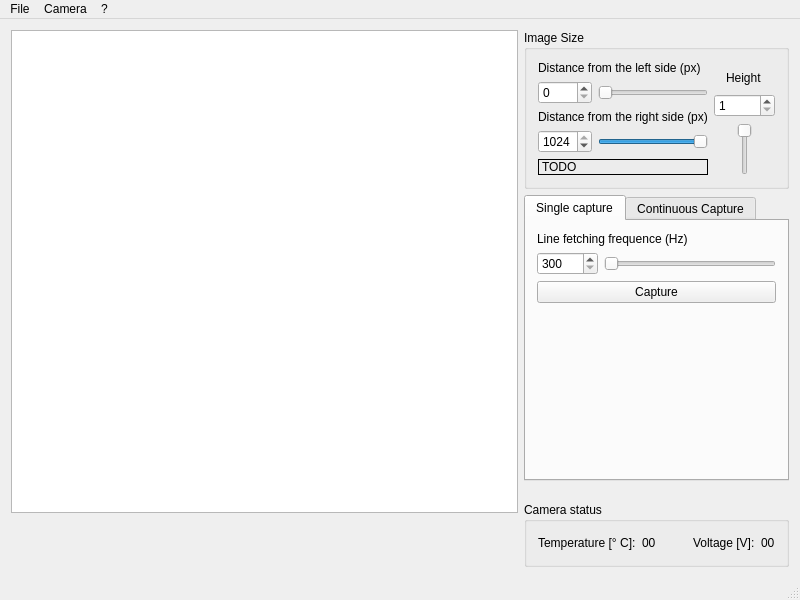
<?xml version="1.0" encoding="UTF-8"?>
<ui version="4.0">
 <class>MainWindow</class>
 <widget class="QMainWindow" name="MainWindow">
  <property name="enabled">
   <bool>true</bool>
  </property>
  <property name="geometry">
   <rect>
    <x>0</x>
    <y>0</y>
    <width>800</width>
    <height>600</height>
   </rect>
  </property>
  <property name="minimumSize">
   <size>
    <width>800</width>
    <height>600</height>
   </size>
  </property>
  <property name="windowTitle">
   <string>QTSpyder</string>
  </property>
  <property name="locale">
   <locale language="English" country="UnitedStates"/>
  </property>
  <widget class="QWidget" name="centralWidget">
   <layout class="QHBoxLayout" name="horizontalLayout_2">
    <item>
     <layout class="QHBoxLayout" name="horizontalLayout" stretch="3,1">
      <item>
       <layout class="QVBoxLayout" name="verticalLayout_2">
        <property name="sizeConstraint">
         <enum>QLayout::SetMaximumSize</enum>
        </property>
        <item>
         <widget class="QGraphicsView" name="viewCaptured">
          <property name="sizePolicy">
           <sizepolicy hsizetype="Expanding" vsizetype="Expanding">
            <horstretch>0</horstretch>
            <verstretch>0</verstretch>
           </sizepolicy>
          </property>
         </widget>
        </item>
        <item>
         <layout class="QHBoxLayout" name="horizontalLayout_3">
          <item>
           <widget class="QPushButton" name="rotateLeft">
            <property name="enabled">
             <bool>false</bool>
            </property>
            <property name="minimumSize">
             <size>
              <width>48</width>
              <height>48</height>
             </size>
            </property>
            <property name="maximumSize">
             <size>
              <width>48</width>
              <height>48</height>
             </size>
            </property>
            <property name="text">
             <string/>
            </property>
            <property name="icon">
             <iconset resource="icons.qrc">
              <normaloff>:/icons/rotate-left.png</normaloff>:/icons/rotate-left.png</iconset>
            </property>
            <property name="iconSize">
             <size>
              <width>48</width>
              <height>48</height>
             </size>
            </property>
            <property name="flat">
             <bool>true</bool>
            </property>
           </widget>
          </item>
          <item>
           <widget class="QPushButton" name="rotateRight">
            <property name="enabled">
             <bool>false</bool>
            </property>
            <property name="minimumSize">
             <size>
              <width>48</width>
              <height>48</height>
             </size>
            </property>
            <property name="maximumSize">
             <size>
              <width>48</width>
              <height>48</height>
             </size>
            </property>
            <property name="text">
             <string/>
            </property>
            <property name="icon">
             <iconset resource="icons.qrc">
              <normaloff>:/icons/rotate-right.png</normaloff>:/icons/rotate-right.png</iconset>
            </property>
            <property name="iconSize">
             <size>
              <width>48</width>
              <height>48</height>
             </size>
            </property>
            <property name="flat">
             <bool>true</bool>
            </property>
           </widget>
          </item>
          <item>
           <widget class="QPushButton" name="saveCaptured">
            <property name="enabled">
             <bool>false</bool>
            </property>
            <property name="minimumSize">
             <size>
              <width>48</width>
              <height>48</height>
             </size>
            </property>
            <property name="maximumSize">
             <size>
              <width>48</width>
              <height>48</height>
             </size>
            </property>
            <property name="text">
             <string/>
            </property>
            <property name="icon">
             <iconset resource="icons.qrc">
              <normaloff>:/icons/save.png</normaloff>:/icons/save.png</iconset>
            </property>
            <property name="iconSize">
             <size>
              <width>48</width>
              <height>48</height>
             </size>
            </property>
            <property name="flat">
             <bool>true</bool>
            </property>
           </widget>
          </item>
          <item>
           <widget class="QPushButton" name="deleteCaptured">
            <property name="enabled">
             <bool>false</bool>
            </property>
            <property name="minimumSize">
             <size>
              <width>48</width>
              <height>48</height>
             </size>
            </property>
            <property name="maximumSize">
             <size>
              <width>48</width>
              <height>48</height>
             </size>
            </property>
            <property name="text">
             <string/>
            </property>
            <property name="icon">
             <iconset resource="icons.qrc">
              <normaloff>:/icons/delete.png</normaloff>:/icons/delete.png</iconset>
            </property>
            <property name="iconSize">
             <size>
              <width>48</width>
              <height>48</height>
             </size>
            </property>
            <property name="flat">
             <bool>true</bool>
            </property>
           </widget>
          </item>
          <item>
           <spacer name="horizontalSpacer">
            <property name="orientation">
             <enum>Qt::Horizontal</enum>
            </property>
            <property name="sizeHint" stdset="0">
             <size>
              <width>40</width>
              <height>20</height>
             </size>
            </property>
           </spacer>
          </item>
          <item>
           <widget class="QPushButton" name="zoomIn">
            <property name="enabled">
             <bool>false</bool>
            </property>
            <property name="minimumSize">
             <size>
              <width>48</width>
              <height>48</height>
             </size>
            </property>
            <property name="maximumSize">
             <size>
              <width>48</width>
              <height>48</height>
             </size>
            </property>
            <property name="text">
             <string/>
            </property>
            <property name="icon">
             <iconset resource="icons.qrc">
              <normaloff>:/icons/zoom-in.png</normaloff>:/icons/zoom-in.png</iconset>
            </property>
            <property name="iconSize">
             <size>
              <width>48</width>
              <height>48</height>
             </size>
            </property>
            <property name="flat">
             <bool>true</bool>
            </property>
           </widget>
          </item>
          <item>
           <widget class="QPushButton" name="zoomOut">
            <property name="enabled">
             <bool>false</bool>
            </property>
            <property name="minimumSize">
             <size>
              <width>48</width>
              <height>48</height>
             </size>
            </property>
            <property name="maximumSize">
             <size>
              <width>48</width>
              <height>48</height>
             </size>
            </property>
            <property name="text">
             <string/>
            </property>
            <property name="icon">
             <iconset resource="icons.qrc">
              <normaloff>:/icons/zoom-out.png</normaloff>:/icons/zoom-out.png</iconset>
            </property>
            <property name="iconSize">
             <size>
              <width>48</width>
              <height>48</height>
             </size>
            </property>
            <property name="flat">
             <bool>true</bool>
            </property>
           </widget>
          </item>
         </layout>
        </item>
       </layout>
      </item>
      <item>
       <layout class="QVBoxLayout" name="verticalLayout" stretch="1,0,0">
        <property name="sizeConstraint">
         <enum>QLayout::SetMinimumSize</enum>
        </property>
        <item>
         <layout class="QVBoxLayout" name="verticalLayout_3">
          <item>
           <widget class="QGroupBox" name="groupImageSize">
            <property name="title">
             <string>Image Size</string>
            </property>
            <layout class="QHBoxLayout" name="horizontalLayout_9">
             <item>
              <layout class="QHBoxLayout" name="horizontalLayout_10">
               <item>
                <layout class="QVBoxLayout" name="verticalLayout_9">
                 <item>
                  <widget class="QLabel" name="labelDistanceLeft">
                   <property name="text">
                    <string>Distance from the left side (px)</string>
                   </property>
                  </widget>
                 </item>
                 <item>
                  <layout class="QHBoxLayout" name="horizontalLayout_14">
                   <item>
                    <widget class="QSpinBox" name="spinDistanceLeft">
                     <property name="maximum">
                      <number>1023</number>
                     </property>
                    </widget>
                   </item>
                   <item>
                    <widget class="QSlider" name="sliderDistanceLeft">
                     <property name="maximum">
                      <number>1023</number>
                     </property>
                     <property name="orientation">
                      <enum>Qt::Horizontal</enum>
                     </property>
                    </widget>
                   </item>
                  </layout>
                 </item>
                 <item>
                  <widget class="QLabel" name="labelDistanceRight">
                   <property name="text">
                    <string>Distance from the right side (px)</string>
                   </property>
                  </widget>
                 </item>
                 <item>
                  <layout class="QHBoxLayout" name="horizontalLayout_15">
                   <item>
                    <widget class="QSpinBox" name="spinDistanceRight">
                     <property name="minimum">
                      <number>1</number>
                     </property>
                     <property name="maximum">
                      <number>1024</number>
                     </property>
                     <property name="value">
                      <number>1024</number>
                     </property>
                    </widget>
                   </item>
                   <item>
                    <widget class="QSlider" name="slideDistanceRight">
                     <property name="minimum">
                      <number>1</number>
                     </property>
                     <property name="maximum">
                      <number>1024</number>
                     </property>
                     <property name="value">
                      <number>1024</number>
                     </property>
                     <property name="orientation">
                      <enum>Qt::Horizontal</enum>
                     </property>
                    </widget>
                   </item>
                  </layout>
                 </item>
                 <item>
                  <spacer name="verticalSpacer_2">
                   <property name="orientation">
                    <enum>Qt::Vertical</enum>
                   </property>
                   <property name="sizeHint" stdset="0">
                    <size>
                     <width>20</width>
                     <height>40</height>
                    </size>
                   </property>
                  </spacer>
                 </item>
                 <item>
                  <widget class="QLabel" name="labelPreview">
                   <property name="frameShape">
                    <enum>QFrame::Box</enum>
                   </property>
                   <property name="text">
                    <string>TODO</string>
                   </property>
                  </widget>
                 </item>
                </layout>
               </item>
               <item>
                <layout class="QVBoxLayout" name="verticalLayout_8">
                 <item>
                  <spacer name="verticalSpacer">
                   <property name="orientation">
                    <enum>Qt::Vertical</enum>
                   </property>
                   <property name="sizeHint" stdset="0">
                    <size>
                     <width>20</width>
                     <height>40</height>
                    </size>
                   </property>
                  </spacer>
                 </item>
                 <item>
                  <layout class="QHBoxLayout" name="horizontalLayout_13">
                   <item>
                    <spacer name="horizontalSpacer_7">
                     <property name="orientation">
                      <enum>Qt::Horizontal</enum>
                     </property>
                     <property name="sizeHint" stdset="0">
                      <size>
                       <width>40</width>
                       <height>20</height>
                      </size>
                     </property>
                    </spacer>
                   </item>
                   <item>
                    <widget class="QLabel" name="labelHeight">
                     <property name="text">
                      <string>Height</string>
                     </property>
                    </widget>
                   </item>
                   <item>
                    <spacer name="horizontalSpacer_6">
                     <property name="orientation">
                      <enum>Qt::Horizontal</enum>
                     </property>
                     <property name="sizeHint" stdset="0">
                      <size>
                       <width>40</width>
                       <height>20</height>
                      </size>
                     </property>
                    </spacer>
                   </item>
                  </layout>
                 </item>
                 <item>
                  <layout class="QHBoxLayout" name="horizontalLayout_12">
                   <item>
                    <spacer name="horizontalSpacer_2">
                     <property name="orientation">
                      <enum>Qt::Horizontal</enum>
                     </property>
                     <property name="sizeHint" stdset="0">
                      <size>
                       <width>40</width>
                       <height>20</height>
                      </size>
                     </property>
                    </spacer>
                   </item>
                   <item>
                    <widget class="QSpinBox" name="spinHeight">
                     <property name="minimum">
                      <number>1</number>
                     </property>
                     <property name="maximum">
                      <number>16000</number>
                     </property>
                    </widget>
                   </item>
                   <item>
                    <spacer name="horizontalSpacer_3">
                     <property name="orientation">
                      <enum>Qt::Horizontal</enum>
                     </property>
                     <property name="sizeHint" stdset="0">
                      <size>
                       <width>40</width>
                       <height>20</height>
                      </size>
                     </property>
                    </spacer>
                   </item>
                  </layout>
                 </item>
                 <item>
                  <layout class="QHBoxLayout" name="horizontalLayout_11">
                   <item>
                    <spacer name="horizontalSpacer_4">
                     <property name="orientation">
                      <enum>Qt::Horizontal</enum>
                     </property>
                     <property name="sizeHint" stdset="0">
                      <size>
                       <width>40</width>
                       <height>20</height>
                      </size>
                     </property>
                    </spacer>
                   </item>
                   <item>
                    <widget class="QSlider" name="sliderHeight">
                     <property name="minimum">
                      <number>1</number>
                     </property>
                     <property name="maximum">
                      <number>16000</number>
                     </property>
                     <property name="invertedAppearance">
                      <bool>true</bool>
                     </property>
                    </widget>
                   </item>
                   <item>
                    <spacer name="horizontalSpacer_5">
                     <property name="orientation">
                      <enum>Qt::Horizontal</enum>
                     </property>
                     <property name="sizeHint" stdset="0">
                      <size>
                       <width>40</width>
                       <height>20</height>
                      </size>
                     </property>
                    </spacer>
                   </item>
                  </layout>
                 </item>
                </layout>
               </item>
              </layout>
             </item>
            </layout>
           </widget>
          </item>
          <item>
           <widget class="QTabWidget" name="widgetCapture">
            <property name="currentIndex">
             <number>0</number>
            </property>
            <widget class="QWidget" name="tabSingleCapture">
             <attribute name="title">
              <string>Single capture</string>
             </attribute>
             <layout class="QVBoxLayout" name="verticalLayout_7">
              <item>
               <layout class="QVBoxLayout" name="verticalLayout_5">
                <item>
                 <layout class="QVBoxLayout" name="verticalLayout_4">
                  <item>
                   <widget class="QLabel" name="labelLineFrequenceSingle">
                    <property name="text">
                     <string>Line fetching frequence (Hz)</string>
                    </property>
                   </widget>
                  </item>
                  <item>
                   <layout class="QHBoxLayout" name="horizontalLayout_4">
                    <item>
                     <widget class="QSpinBox" name="spinLineFrequenceSingle">
                      <property name="minimum">
                       <number>300</number>
                      </property>
                      <property name="maximum">
                       <number>36000</number>
                      </property>
                     </widget>
                    </item>
                    <item>
                     <widget class="QSlider" name="sliderLineFrequenceSingle">
                      <property name="minimum">
                       <number>300</number>
                      </property>
                      <property name="maximum">
                       <number>36000</number>
                      </property>
                      <property name="orientation">
                       <enum>Qt::Horizontal</enum>
                      </property>
                     </widget>
                    </item>
                   </layout>
                  </item>
                  <item>
                   <widget class="QPushButton" name="singleCapture">
                    <property name="minimumSize">
                     <size>
                      <width>0</width>
                      <height>0</height>
                     </size>
                    </property>
                    <property name="text">
                     <string>Capture</string>
                    </property>
                   </widget>
                  </item>
                  <item>
                   <spacer name="verticalSpacer_3">
                    <property name="orientation">
                     <enum>Qt::Vertical</enum>
                    </property>
                    <property name="sizeHint" stdset="0">
                     <size>
                      <width>20</width>
                      <height>40</height>
                     </size>
                    </property>
                   </spacer>
                  </item>
                 </layout>
                </item>
               </layout>
              </item>
             </layout>
            </widget>
            <widget class="QWidget" name="tabContinuousCapture">
             <attribute name="title">
              <string>Continuous Capture</string>
             </attribute>
             <layout class="QVBoxLayout" name="verticalLayout_11">
              <item>
               <layout class="QVBoxLayout" name="verticalLayout_6">
                <item>
                 <widget class="QLabel" name="labelLineFrequenceContinuous">
                  <property name="text">
                   <string>Line fetching frequence (Hz)</string>
                  </property>
                 </widget>
                </item>
                <item>
                 <layout class="QHBoxLayout" name="horizontalLayout_5">
                  <item>
                   <widget class="QSpinBox" name="spinLineFrequenceContinuous">
                    <property name="minimum">
                     <number>300</number>
                    </property>
                    <property name="maximum">
                     <number>36000</number>
                    </property>
                   </widget>
                  </item>
                  <item>
                   <widget class="QSlider" name="sliderLineFrequenceContinuous">
                    <property name="minimum">
                     <number>300</number>
                    </property>
                    <property name="maximum">
                     <number>36000</number>
                    </property>
                    <property name="orientation">
                     <enum>Qt::Horizontal</enum>
                    </property>
                   </widget>
                  </item>
                 </layout>
                </item>
                <item>
                 <layout class="QHBoxLayout" name="horizontalLayout_6">
                  <item>
                   <widget class="QLabel" name="labelCaptureTime">
                    <property name="text">
                     <string>Capture time (s)</string>
                    </property>
                   </widget>
                  </item>
                  <item>
                   <widget class="QDoubleSpinBox" name="spinCaptureTime">
                    <property name="maximum">
                     <double>3600.000000000000000</double>
                    </property>
                   </widget>
                  </item>
                 </layout>
                </item>
                <item>
                 <widget class="QCheckBox" name="checkSaveOnDisc">
                  <property name="text">
                   <string>Save output on disc</string>
                  </property>
                 </widget>
                </item>
                <item>
                 <widget class="QLabel" name="labelPath">
                  <property name="text">
                   <string>Path</string>
                  </property>
                 </widget>
                </item>
                <item>
                 <layout class="QHBoxLayout" name="horizontalLayout_7">
                  <item>
                   <widget class="QLineEdit" name="textPath">
                    <property name="enabled">
                     <bool>false</bool>
                    </property>
                   </widget>
                  </item>
                  <item>
                   <widget class="QPushButton" name="browsePath">
                    <property name="enabled">
                     <bool>false</bool>
                    </property>
                    <property name="maximumSize">
                     <size>
                      <width>40</width>
                      <height>16777215</height>
                     </size>
                    </property>
                    <property name="text">
                     <string>...</string>
                    </property>
                   </widget>
                  </item>
                 </layout>
                </item>
                <item>
                 <widget class="QLabel" name="labelFilename">
                  <property name="text">
                   <string>&lt;!DOCTYPE HTML PUBLIC &quot;-//W3C//DTD HTML 4.0//EN&quot; &quot;http://www.w3.org/TR/REC-html40/strict.dtd&quot;&gt;
&lt;html&gt;&lt;head&gt;&lt;meta name=&quot;qrichtext&quot; content=&quot;1&quot; /&gt;&lt;style type=&quot;text/css&quot;&gt;
p, li { white-space: pre-wrap; }
&lt;/style&gt;&lt;/head&gt;&lt;body style=&quot; font-family:'MS Shell Dlg 2'; font-size:8.25pt; font-weight:400; font-style:normal;&quot;&gt;
&lt;p style=&quot; margin-top:0px; margin-bottom:0px; margin-left:0px; margin-right:0px; -qt-block-indent:0; text-indent:0px;&quot;&gt;&lt;span style=&quot; font-size:8pt;&quot;&gt;Filename (the ? character will become&lt;/span&gt;&lt;/p&gt;
&lt;p style=&quot; margin-top:0px; margin-bottom:0px; margin-left:0px; margin-right:0px; -qt-block-indent:0; text-indent:0px;&quot;&gt;&lt;span style=&quot; font-size:8pt;&quot;&gt;                an increasing image number)&lt;/span&gt;&lt;/p&gt;&lt;/body&gt;&lt;/html&gt;</string>
                  </property>
                 </widget>
                </item>
                <item>
                 <layout class="QHBoxLayout" name="horizontalLayout_8">
                  <item>
                   <widget class="QLineEdit" name="textFilename">
                    <property name="enabled">
                     <bool>false</bool>
                    </property>
                   </widget>
                  </item>
                  <item>
                   <widget class="QPushButton" name="browseFilename">
                    <property name="enabled">
                     <bool>false</bool>
                    </property>
                    <property name="maximumSize">
                     <size>
                      <width>40</width>
                      <height>16777215</height>
                     </size>
                    </property>
                    <property name="text">
                     <string>...</string>
                    </property>
                   </widget>
                  </item>
                 </layout>
                </item>
                <item>
                 <widget class="QPushButton" name="continuousCapture">
                  <property name="minimumSize">
                   <size>
                    <width>0</width>
                    <height>0</height>
                   </size>
                  </property>
                  <property name="text">
                   <string>Capture</string>
                  </property>
                 </widget>
                </item>
                <item>
                 <spacer name="verticalSpacer_4">
                  <property name="orientation">
                   <enum>Qt::Vertical</enum>
                  </property>
                  <property name="sizeHint" stdset="0">
                   <size>
                    <width>20</width>
                    <height>40</height>
                   </size>
                  </property>
                 </spacer>
                </item>
               </layout>
              </item>
             </layout>
            </widget>
           </widget>
          </item>
         </layout>
        </item>
        <item>
         <spacer name="verticalSpacer_5">
          <property name="orientation">
           <enum>Qt::Vertical</enum>
          </property>
          <property name="sizeHint" stdset="0">
           <size>
            <width>20</width>
            <height>40</height>
           </size>
          </property>
         </spacer>
        </item>
        <item>
         <widget class="QGroupBox" name="groupStatus">
          <property name="title">
           <string>Camera status</string>
          </property>
          <layout class="QHBoxLayout" name="horizontalLayout_17">
           <item>
            <layout class="QHBoxLayout" name="horizontalLayout_16">
             <item>
              <widget class="QLabel" name="labelTemperature">
               <property name="text">
                <string>Temperature [° C]:</string>
               </property>
              </widget>
             </item>
             <item>
              <widget class="QLabel" name="temperature">
               <property name="text">
                <string>00</string>
               </property>
              </widget>
             </item>
             <item>
              <spacer name="horizontalSpacer_8">
               <property name="orientation">
                <enum>Qt::Horizontal</enum>
               </property>
               <property name="sizeHint" stdset="0">
                <size>
                 <width>40</width>
                 <height>20</height>
                </size>
               </property>
              </spacer>
             </item>
             <item>
              <widget class="QLabel" name="labelVoltage">
               <property name="text">
                <string>Voltage [V]:</string>
               </property>
              </widget>
             </item>
             <item>
              <widget class="QLabel" name="voltage">
               <property name="text">
                <string>00</string>
               </property>
              </widget>
             </item>
            </layout>
           </item>
          </layout>
         </widget>
        </item>
       </layout>
      </item>
     </layout>
    </item>
   </layout>
  </widget>
  <widget class="QMenuBar" name="menuBar">
   <property name="geometry">
    <rect>
     <x>0</x>
     <y>0</y>
     <width>800</width>
     <height>21</height>
    </rect>
   </property>
   <widget class="QMenu" name="menuFile">
    <property name="title">
     <string>File</string>
    </property>
    <addaction name="actionRestoreDefaultConfig"/>
    <addaction name="separator"/>
    <addaction name="actionQuit"/>
   </widget>
   <widget class="QMenu" name="menu">
    <property name="title">
     <string>?</string>
    </property>
    <addaction name="actionAbout"/>
   </widget>
   <widget class="QMenu" name="menuCamera">
    <property name="title">
     <string>Camera</string>
    </property>
    <addaction name="actionConnect"/>
    <addaction name="actionDisconnect"/>
    <addaction name="separator"/>
    <addaction name="actionAcquireImage"/>
    <addaction name="actionContinuous_Capture"/>
   </widget>
   <addaction name="menuFile"/>
   <addaction name="menuCamera"/>
   <addaction name="menu"/>
  </widget>
  <widget class="QStatusBar" name="statusBar"/>
  <action name="actionQuit">
   <property name="text">
    <string>Exit</string>
   </property>
   <property name="shortcut">
    <string>Ctrl+Q</string>
   </property>
  </action>
  <action name="actionAbout">
   <property name="text">
    <string>About QTSpyder...</string>
   </property>
   <property name="toolTip">
    <string>About this program</string>
   </property>
  </action>
  <action name="actionConnect">
   <property name="text">
    <string>Connection Wizard...</string>
   </property>
  </action>
  <action name="actionDisconnect">
   <property name="enabled">
    <bool>false</bool>
   </property>
   <property name="text">
    <string>Disconnect</string>
   </property>
  </action>
  <action name="actionAcquireImage">
   <property name="enabled">
    <bool>false</bool>
   </property>
   <property name="text">
    <string>Single Capture</string>
   </property>
  </action>
  <action name="actionRestoreDefaultConfig">
   <property name="text">
    <string>Restore to default settings</string>
   </property>
  </action>
  <action name="actionContinuous_Capture">
   <property name="enabled">
    <bool>false</bool>
   </property>
   <property name="text">
    <string>Continuous Capture</string>
   </property>
  </action>
 </widget>
 <layoutdefault spacing="6" margin="11"/>
 <resources>
  <include location="icons.qrc"/>
 </resources>
 <connections>
  <connection>
   <sender>actionQuit</sender>
   <signal>triggered()</signal>
   <receiver>MainWindow</receiver>
   <slot>close()</slot>
   <hints>
    <hint type="sourcelabel">
     <x>-1</x>
     <y>-1</y>
    </hint>
    <hint type="destinationlabel">
     <x>399</x>
     <y>299</y>
    </hint>
   </hints>
  </connection>
  <connection>
   <sender>spinDistanceLeft</sender>
   <signal>valueChanged(int)</signal>
   <receiver>sliderDistanceLeft</receiver>
   <slot>setValue(int)</slot>
   <hints>
    <hint type="sourcelabel">
     <x>571</x>
     <y>90</y>
    </hint>
    <hint type="destinationlabel">
     <x>610</x>
     <y>90</y>
    </hint>
   </hints>
  </connection>
  <connection>
   <sender>sliderDistanceLeft</sender>
   <signal>valueChanged(int)</signal>
   <receiver>spinDistanceLeft</receiver>
   <slot>setValue(int)</slot>
   <hints>
    <hint type="sourcelabel">
     <x>680</x>
     <y>86</y>
    </hint>
    <hint type="destinationlabel">
     <x>587</x>
     <y>83</y>
    </hint>
   </hints>
  </connection>
  <connection>
   <sender>spinDistanceRight</sender>
   <signal>valueChanged(int)</signal>
   <receiver>slideDistanceRight</receiver>
   <slot>setValue(int)</slot>
   <hints>
    <hint type="sourcelabel">
     <x>573</x>
     <y>133</y>
    </hint>
    <hint type="destinationlabel">
     <x>607</x>
     <y>134</y>
    </hint>
   </hints>
  </connection>
  <connection>
   <sender>slideDistanceRight</sender>
   <signal>valueChanged(int)</signal>
   <receiver>spinDistanceRight</receiver>
   <slot>setValue(int)</slot>
   <hints>
    <hint type="sourcelabel">
     <x>674</x>
     <y>139</y>
    </hint>
    <hint type="destinationlabel">
     <x>589</x>
     <y>140</y>
    </hint>
   </hints>
  </connection>
  <connection>
   <sender>spinHeight</sender>
   <signal>valueChanged(int)</signal>
   <receiver>sliderHeight</receiver>
   <slot>setValue(int)</slot>
   <hints>
    <hint type="sourcelabel">
     <x>746</x>
     <y>107</y>
    </hint>
    <hint type="destinationlabel">
     <x>745</x>
     <y>130</y>
    </hint>
   </hints>
  </connection>
  <connection>
   <sender>sliderHeight</sender>
   <signal>valueChanged(int)</signal>
   <receiver>spinHeight</receiver>
   <slot>setValue(int)</slot>
   <hints>
    <hint type="sourcelabel">
     <x>739</x>
     <y>137</y>
    </hint>
    <hint type="destinationlabel">
     <x>736</x>
     <y>109</y>
    </hint>
   </hints>
  </connection>
  <connection>
   <sender>spinLineFrequenceContinuous</sender>
   <signal>valueChanged(int)</signal>
   <receiver>sliderLineFrequenceContinuous</receiver>
   <slot>setValue(int)</slot>
   <hints>
    <hint type="sourcelabel">
     <x>587</x>
     <y>250</y>
    </hint>
    <hint type="destinationlabel">
     <x>618</x>
     <y>250</y>
    </hint>
   </hints>
  </connection>
  <connection>
   <sender>sliderLineFrequenceContinuous</sender>
   <signal>valueChanged(int)</signal>
   <receiver>spinLineFrequenceContinuous</receiver>
   <slot>setValue(int)</slot>
   <hints>
    <hint type="sourcelabel">
     <x>674</x>
     <y>251</y>
    </hint>
    <hint type="destinationlabel">
     <x>594</x>
     <y>253</y>
    </hint>
   </hints>
  </connection>
  <connection>
   <sender>checkSaveOnDisc</sender>
   <signal>toggled(bool)</signal>
   <receiver>textPath</receiver>
   <slot>setEnabled(bool)</slot>
   <hints>
    <hint type="sourcelabel">
     <x>591</x>
     <y>303</y>
    </hint>
    <hint type="destinationlabel">
     <x>598</x>
     <y>344</y>
    </hint>
   </hints>
  </connection>
  <connection>
   <sender>checkSaveOnDisc</sender>
   <signal>toggled(bool)</signal>
   <receiver>browsePath</receiver>
   <slot>setEnabled(bool)</slot>
   <hints>
    <hint type="sourcelabel">
     <x>755</x>
     <y>311</y>
    </hint>
    <hint type="destinationlabel">
     <x>757</x>
     <y>344</y>
    </hint>
   </hints>
  </connection>
  <connection>
   <sender>checkSaveOnDisc</sender>
   <signal>toggled(bool)</signal>
   <receiver>textFilename</receiver>
   <slot>setEnabled(bool)</slot>
   <hints>
    <hint type="sourcelabel">
     <x>680</x>
     <y>305</y>
    </hint>
    <hint type="destinationlabel">
     <x>673</x>
     <y>412</y>
    </hint>
   </hints>
  </connection>
  <connection>
   <sender>checkSaveOnDisc</sender>
   <signal>toggled(bool)</signal>
   <receiver>browseFilename</receiver>
   <slot>setEnabled(bool)</slot>
   <hints>
    <hint type="sourcelabel">
     <x>726</x>
     <y>306</y>
    </hint>
    <hint type="destinationlabel">
     <x>742</x>
     <y>410</y>
    </hint>
   </hints>
  </connection>
  <connection>
   <sender>spinLineFrequenceSingle</sender>
   <signal>valueChanged(int)</signal>
   <receiver>sliderLineFrequenceSingle</receiver>
   <slot>setValue(int)</slot>
   <hints>
    <hint type="sourcelabel">
     <x>579</x>
     <y>252</y>
    </hint>
    <hint type="destinationlabel">
     <x>631</x>
     <y>256</y>
    </hint>
   </hints>
  </connection>
  <connection>
   <sender>sliderLineFrequenceSingle</sender>
   <signal>valueChanged(int)</signal>
   <receiver>spinLineFrequenceSingle</receiver>
   <slot>setValue(int)</slot>
   <hints>
    <hint type="sourcelabel">
     <x>624</x>
     <y>249</y>
    </hint>
    <hint type="destinationlabel">
     <x>580</x>
     <y>255</y>
    </hint>
   </hints>
  </connection>
 </connections>
</ui>
